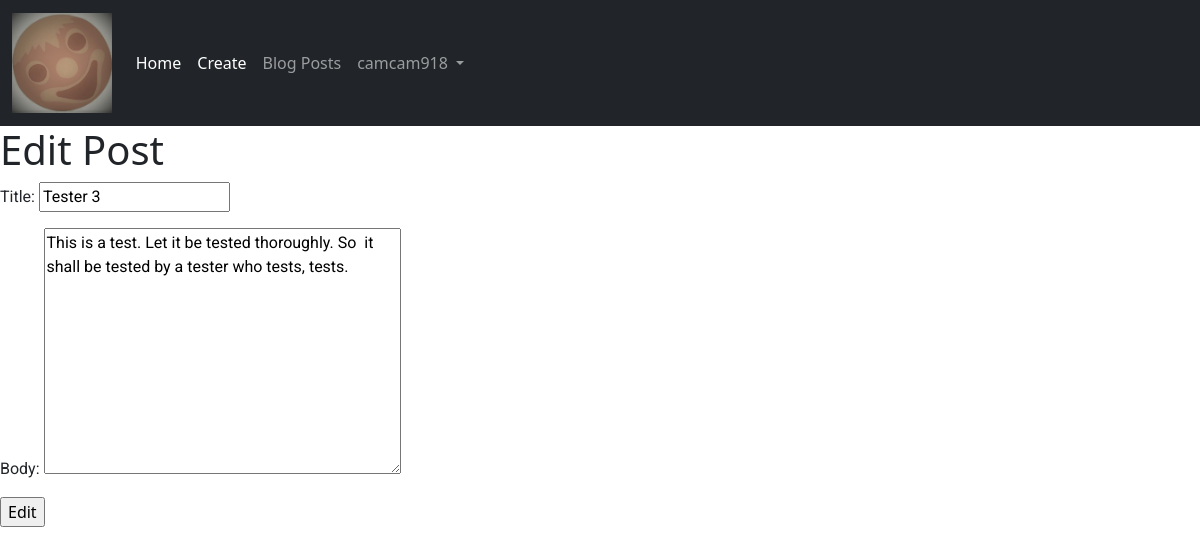
Screenshot of /post/1/edit/ (signed in) with the database file from the repository.
### blog/models.py (models this page shows, shortened)
class Post(models.Model):
    title = models.CharField(max_length=200)
    author = models.ForeignKey(
        'auth.User',
        on_delete=models.CASCADE
    )
    body = models.TextField()
    create_at = models.DateTimeField(auto_now_add=True)

### blog/views.py (the view)
# urls.py: path('post/<int:pk>/edit/', PostUpdateView.as_view(), name="post_edit"),
class PostUpdateView(LoginRequiredMixin, UserPassesTestMixin, UpdateView):
    model = Post
    template_name = "post_edit.html"
    fields = ["title", "body"]
    def test_func(self):
        obj = self.get_object()
        return obj.author == self.request.user

### templates/post_edit.html (shortened to what this page needs)
{% extends 'base.html' %}
{%block content%}
    <h1>Edit Post</h1>
    <form method="POST">
        {{ form.as_p }}
        <input type="submit" value="Edit">
    </form>
{% endblock content %}

### templates/base.html (shortened to what this page needs)
{% load static %}
<!DOCTYPE html>
<html lang="en">
<head>
    <link href="https://cdn.jsdelivr.net/npm/bootstrap@5.1.3/dist/css/bootstrap.min.css"
    rel="stylesheet"
>
    <link rel="stylesheet" href="{% static 'css/base.css' %}">
</head>
<body>
    <nav class="navbar navbar-expand-lg navbar-dark bg-dark">
        <div class="container-fluid">
            <a class="navbar-brand" href="{% url 'home' %}"><img src="{% static 'images/billy_roll.jpg' %}" alt="BLOGLOGNA" /></a>
            <div class="collapse navbar-collapse" id="navbarNav">
                <ul class="navbar-nav">
                <li class="nav-item">
                    <a class="nav-link active" aria-current="page" href="{% url 'home' %}">Home</a>
                </li>
                <li class="nav-item">
                    <a class="nav-link active" aria-current="page" href="{% url 'post_new' %}">Create</a>
                </li>
                <li class="nav-item">
                    <a class="nav-link" href="{% url 'all_posts' %}">Blog Posts</a>
                </li>
                {% if user.is_authenticated %}
                <li class="nav-item dropdown">
                    <a class="nav-link dropdown-toggle" href="#" id="navbarDropdown" role="button" data-bs-toggle="dropdown" aria-expanded="false">
                        {{ user.username }}
                        </a>
                </li>
                {% endif %}
                </ul>
            </div>
            </div>
        </nav>
    {% block content %}
    {% endblock content %}
</body>
</html>

### static/css/base.css (style rules this page uses)
p { font-family: 'Roboto', sans-serif; font-weight: 400; }
a { text-decoration: none; cursor: pointer; color: red; }
.nav-item { border: none; }
img { height: 100px; }

### rows the page displays
Post: title "Tester 3", body "This is a test. Let it be tested thoroughly. So it shall be tested by a tester who tests, tests."

### other values shown
{{ user.username }} "camcam918"
